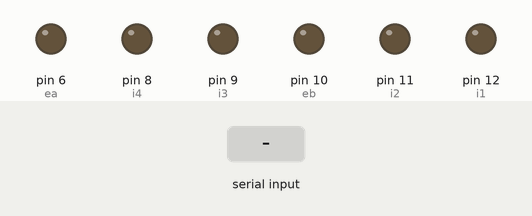
This sketch was run on a simulated Arduino Uno, built with avr-gcc and run on an emulated ATmega328P. On the bench: output pins drawn as LEDs (lit = HIGH). The inputs (shaded band) are chosen by the test bench.

Above: at 1.5 s.
1.6 s: "1,90,45\n" received over Serial
At 2.7 s:
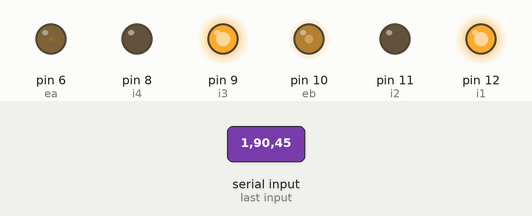
4.6 s: "90,45\n" received over Serial
At 5.25 s:
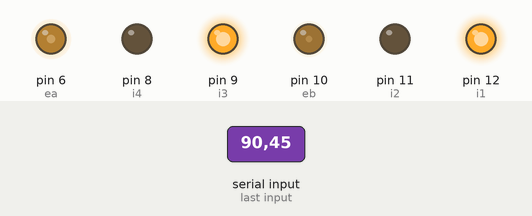
7.0 s: "30,150\n" received over Serial
At 7.75 s:
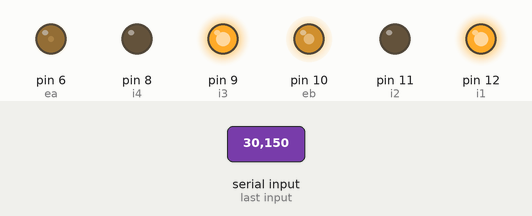
9.5 s: "90\n" received over Serial
12.5 s: "200\n" received over Serial
Timing chart, 0 to 15.5 s (numbered marks = the images above; inputs shaded):
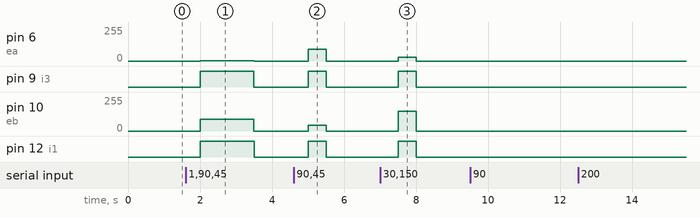

Measured:
- after the input at 1.6 s, pin 6 (ea): 0/255 → 1/255 after 0.40 s, → 0/255 1.5 s later; pin 9 (i3), pin 12 (i1): LOW → HIGH after 0.40 s, → LOW 1.5 s later; pin 10 (eb): 0/255 → 90/255 after 0.40 s, → 0/255 1.5 s later
- after the input at 4.6 s, pin 6 (ea): 0/255 → 90/255 after 0.40 s, → 0/255 0.50 s later; pin 9 (i3), pin 12 (i1): LOW → HIGH after 0.40 s, → LOW 0.50 s later; pin 10 (eb): 0/255 → 45/255 after 0.40 s, → 0/255 0.50 s later
- after the input at 7.0 s, pin 6 (ea): 0/255 → 30/255 after 0.50 s, → 0/255 0.50 s later; pin 9 (i3), pin 12 (i1): LOW → HIGH after 0.50 s, → LOW 0.50 s later; pin 10 (eb): 0/255 → 150/255 after 0.50 s, → 0/255 0.50 s later

The sketch:

motor.ino
```cpp
#include <TimerOne.h>

int timeDone = -1;

int ea = 6;
int i1 = 12;
int i2 = 11;

int eb = 10;
int i3 = 9;
int i4 = 8;


void setup() {
  pinMode(ea, OUTPUT);
  pinMode(eb, OUTPUT);
  pinMode(i1, OUTPUT);
  pinMode(i2, OUTPUT);
  pinMode(i3, OUTPUT);
  pinMode(i4, OUTPUT);

  // put your setup code here, to run once:

  Timer1.initialize(500000);
  Timer1.attachInterrupt(timeIsr);
  Serial.begin(9600);
}

void loop() {
  if(timeDone == 1){
    timeDone = 2;
    processCommand();
    timeDone = -1;
  }
}

void timeIsr() {
  if(timeDone == -1){
    timeDone = 1;
  }
}

void processCommand(){
  int leftSpeed  = 0;
  int rightSpeed = 0;
  if(Serial.available()){
    leftSpeed = Serial.parseInt();
    char delimiter = Serial.read();
    rightSpeed = Serial.parseInt();
    char terminator = Serial.read();
  }
  setSpeed(leftSpeed, rightSpeed);
}

void setSpeed(int left, int right){
  analogWrite(ea, abs(left));
  analogWrite(eb, abs(right));
  if(left > 0 ){
    leftForward();
  }else if (left < 0){
    leftBackward();
  }else{
    leftStop();
  }
  if(right > 0 ){
    rightForward();
  }else if (right < 0){
    rightBackward();
  }else{
    rightStop();
  }

}

void forward() {
  leftForward();
  rightForward();
}

void backward() {
  leftBackward();
  rightBackward();
}

void left() {
  leftBackward();
  rightForward();
}

void right() {
  leftForward();
  rightBackward();
}

void leftForward() {
  digitalWrite(i1, HIGH);
  digitalWrite(i2, LOW);
}

void leftBackward() {
  digitalWrite(i2, HIGH);
  digitalWrite(i1, LOW);
}

void rightForward() {
  digitalWrite(i3, HIGH);
  digitalWrite(i4, LOW);
}

void rightBackward() {
  digitalWrite(i4, HIGH);
  digitalWrite(i3, LOW);
}

void leftStop(){
  digitalWrite(i1, LOW);
  digitalWrite(i2, LOW);
}

void rightStop(){
  digitalWrite(i3, LOW);
  digitalWrite(i4, LOW);
}
```
